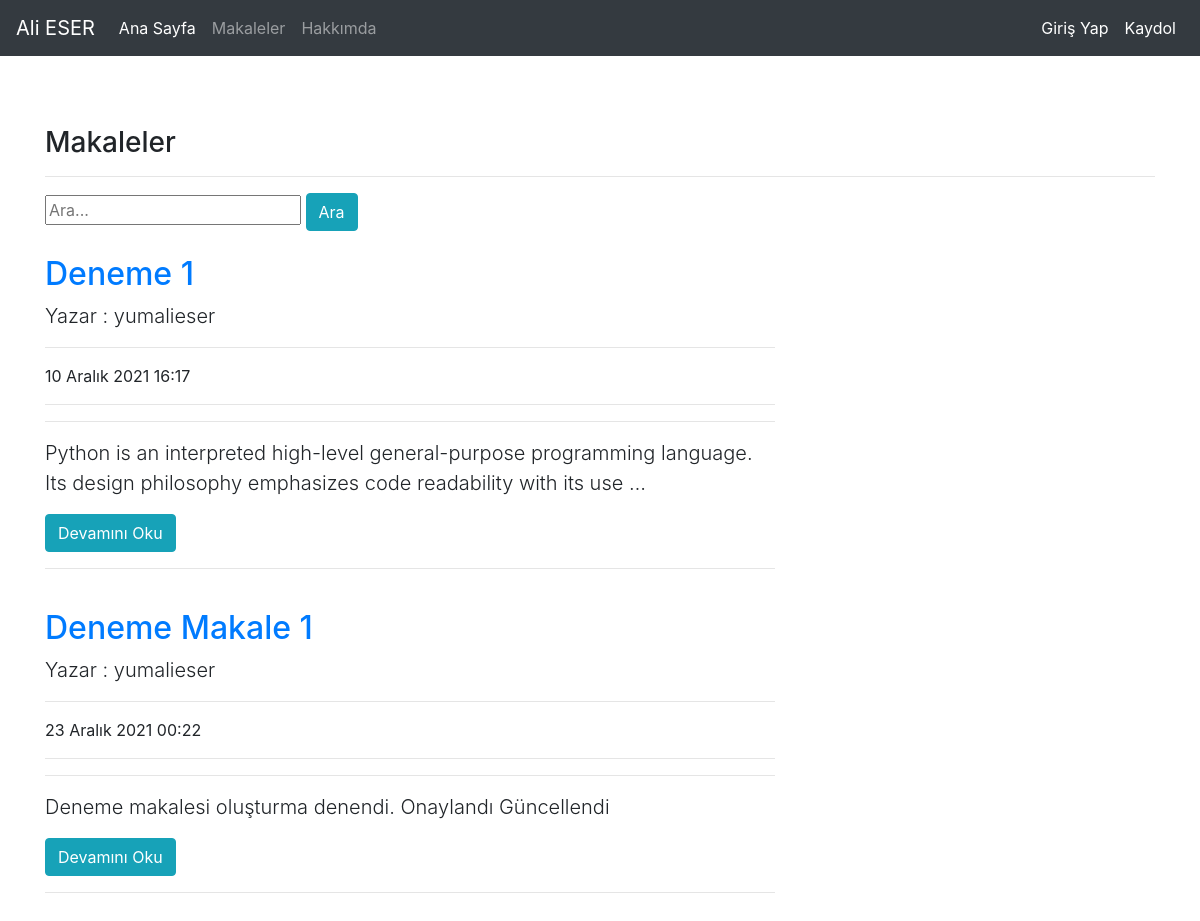
The app's page /articles/ with its own data.
### article/models.py (models this page shows, shortened)
class Article(models.Model):
    author = models.ForeignKey("auth.User",on_delete=models.CASCADE, verbose_name = "Yazar")
    title = models.CharField(max_length= 50, verbose_name = "Başlık")
    content = models.TextField(verbose_name = "İçerik")
    created_date = models.DateTimeField(auto_now_add=True)
    article_image = models.FileField(blank = True,null = True,verbose_name="Makaleye Fotoğraf Ekleyin")

### article/views.py (the view)
# urls.py: path('articles/',include("article.urls")),
def articles(request):
    keyword= request.GET.get("keyword")
    if keyword:
        articles= Article.objects.filter(title__contains = keyword)
        return render(request,"articles.html",{"articles":articles})
    articles = Article.objects.all()
    return render (request,"articles.html",{"articles":articles})

### templates/articles.html (shortened to what this page needs)
{% extends "layout.html" %}
{% block body %}
<h3>Makaleler</h3>
<hr>
<div class="row">
  <div class="col-lg-8">
    <form>
      <input type="text" name = "keyword" class="input-sm" maxlenght="42" placeholder="Ara...">
      <button type = "submit" class="btn btn-info">Ara</button>
    </form>
  </div>
</div>
{% if articles %}
    {% for article in articles %}
      <div class="row">
      <div class="col-lg-8">
        <a href ="/articles/article/{{article.id}}"><h2 class="mt-4">{{article.title}}</h2></a>
        <p class="lead">
          Yazar :
          {{article.author.username}}
        </p>
        <hr>
        <p>{{article.created_date}}</p>
        <hr>
        <hr>
        <p class="lead">
            {{article.content|safe|truncatewords:17}}
        </p>
        <a href ="/articles/article/{{article.id}}" class="btn btn-info">Devamını Oku</a>
        <hr>
        </div>
    </div>
    {% endfor %}
{% else %}
<div class = "alert alert-danger">
    Makale Bulunamadı...
</div>
{% endif %}
{% endblock body %}

### templates/layout.html (shortened to what this page needs)
<!DOCTYPE html>
<html lang="en">
<head>
    <link rel="stylesheet" href="https://maxcdn.bootstrapcdn.com/bootstrap/4.0.0/css/bootstrap.min.css">
</head>
<body>
    {% include "includes/navbar.html" %}
    <div style="margin-top : 70px; margin-bottom : 60px;" class = "container">
        {% block body %}
        {% endblock body %}
    </div>
</body>
</html>

### templates/includes/navbar.html (shortened to what this page needs)
<nav class="navbar navbar-expand-md navbar-dark bg-dark mb-4">
      <a class="navbar-brand" href="/">Ali ESER</a>
      <div class="collapse navbar-collapse" id="navbarCollapse">
        <ul class="navbar-nav mr-auto">
          <li class="nav-item active">
            <a class="nav-link" href="/">Ana Sayfa <span class="sr-only">(current)</span></a>
          </li>
          <li class="nav-item">
            <a class="nav-link" href="/articles">Makaleler</a>
          </li>
          <li class="nav-item">
            <a class="nav-link" href="{% url 'about' %}">Hakkımda</a>
          </li>
        </ul>
            <ul class="navbar-nav ml-auto">
            {% if request.user.is_authenticated %}
              <li class="nav-item active">
                <a class="nav-link" href="/user/logout">Çıkış Yap <span class="sr-only">(current)</span></a>
              </li>
              <li class="nav-item active">
                <a class="nav-link" href="/articles/dashboard">Kontrol Paneli <span class="sr-only">(current)</span></a>
              </li>
            {% else %}
              <li class="nav-item active">
                <a class="nav-link" href="/user/login">Giriş Yap <span class="sr-only">(current)</span></a>
              </li>
              <li class="nav-item active">
                <a class="nav-link" href="/user/register">Kaydol <span class="sr-only">(current)</span></a>
              </li>
            {% endif %}
        </ul>
      </div>
    </nav>

### records on screen
Article: title "Deneme 1", author.username "yumalieser", created_date "10 Aralık 2021 16:17", content "Python is an interpreted high-level general-purpose programming language. Its design philosophy emphasizes code readability with its use …"
Article: title "Deneme Makale 1", author.username "yumalieser", created_date "23 Aralık 2021 00:22", content "Deneme makalesi oluşturma denendi. Onaylandı Güncellendi"
